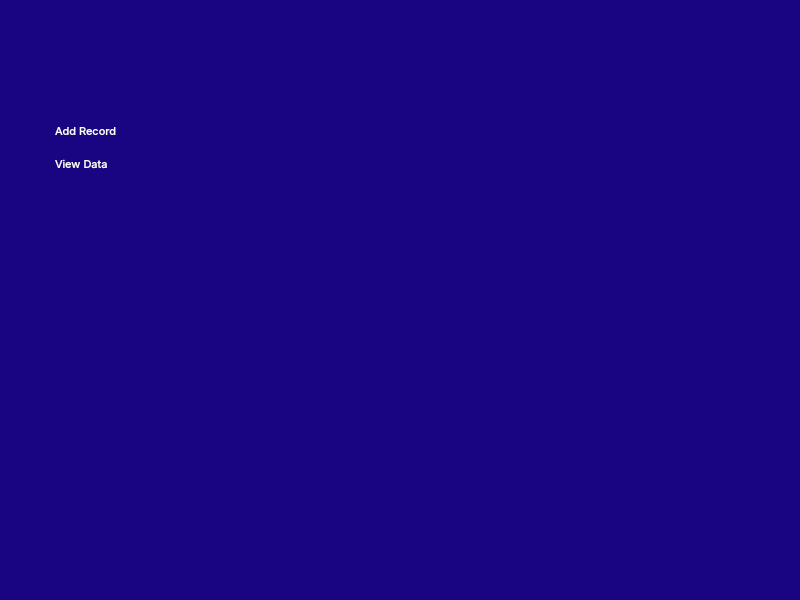
<?xml version="1.0" encoding="UTF-8"?>
<ui version="4.0">
 <class>MainWindow</class>
 <widget class="QMainWindow" name="MainWindow">
  <property name="enabled">
   <bool>true</bool>
  </property>
  <property name="geometry">
   <rect>
    <x>0</x>
    <y>0</y>
    <width>800</width>
    <height>600</height>
   </rect>
  </property>
  <property name="windowTitle">
   <string>MainWindow</string>
  </property>
  <widget class="QWidget" name="centralwidget">
   <widget class="QLabel" name="Logo">
    <property name="geometry">
     <rect>
      <x>18</x>
      <y>30</y>
      <width>131</width>
      <height>51</height>
     </rect>
    </property>
    <property name="text">
     <string/>
    </property>
    <property name="pixmap">
     <pixmap>Fare Master - Add Record Pane/Logo.png</pixmap>
    </property>
   </widget>
   <widget class="QLabel" name="AddRecord">
    <property name="geometry">
     <rect>
      <x>55</x>
      <y>123</y>
      <width>61</width>
      <height>16</height>
     </rect>
    </property>
    <property name="font">
     <font>
      <family>Inter</family>
      <pointsize>8</pointsize>
      <weight>50</weight>
      <bold>false</bold>
     </font>
    </property>
    <property name="styleSheet">
     <string notr="true">color: rgb(255, 255, 255);</string>
    </property>
    <property name="text">
     <string>Add Record</string>
    </property>
   </widget>
   <widget class="QLabel" name="ViewData">
    <property name="geometry">
     <rect>
      <x>55</x>
      <y>156</y>
      <width>61</width>
      <height>16</height>
     </rect>
    </property>
    <property name="font">
     <font>
      <family>Inter</family>
      <pointsize>8</pointsize>
     </font>
    </property>
    <property name="styleSheet">
     <string notr="true">color: rgb(255, 255, 255);</string>
    </property>
    <property name="text">
     <string>View Data</string>
    </property>
   </widget>
   <widget class="QLabel" name="Background">
    <property name="geometry">
     <rect>
      <x>-10</x>
      <y>0</y>
      <width>811</width>
      <height>601</height>
     </rect>
    </property>
    <property name="styleSheet">
     <string notr="true">background-color: rgb(25, 4, 130);</string>
    </property>
    <property name="text">
     <string/>
    </property>
   </widget>
   <widget class="QLabel" name="ProgramInfo">
    <property name="geometry">
     <rect>
      <x>14</x>
      <y>369</y>
      <width>151</width>
      <height>211</height>
     </rect>
    </property>
    <property name="text">
     <string/>
    </property>
    <property name="pixmap">
     <pixmap>Fare Master - Add Record Pane/Information.png</pixmap>
    </property>
   </widget>
   <widget class="QLabel" name="MainShape">
    <property name="geometry">
     <rect>
      <x>169</x>
      <y>-7</y>
      <width>691</width>
      <height>621</height>
     </rect>
    </property>
    <property name="text">
     <string/>
    </property>
    <property name="pixmap">
     <pixmap>Fare Master - Add Record Pane/Welcome.png</pixmap>
    </property>
   </widget>
   <widget class="QLabel" name="AddRecordIcon">
    <property name="geometry">
     <rect>
      <x>30</x>
      <y>121</y>
      <width>16</width>
      <height>21</height>
     </rect>
    </property>
    <property name="text">
     <string/>
    </property>
    <property name="pixmap">
     <pixmap>Fare Master - Add Record Pane/20. Add.png</pixmap>
    </property>
   </widget>
   <widget class="QLabel" name="ViewDataIcon">
    <property name="geometry">
     <rect>
      <x>30</x>
      <y>153</y>
      <width>16</width>
      <height>21</height>
     </rect>
    </property>
    <property name="text">
     <string/>
    </property>
    <property name="pixmap">
     <pixmap>Fare Master - Add Record Pane/11. Folder.png</pixmap>
    </property>
   </widget>
   <widget class="QPushButton" name="btnAddPane">
    <property name="geometry">
     <rect>
      <x>0</x>
      <y>116</y>
      <width>171</width>
      <height>30</height>
     </rect>
    </property>
    <property name="styleSheet">
     <string notr="true">border-radius: 2.92px;
background-color: rgb(25, 4, 130);</string>
    </property>
    <property name="text">
     <string/>
    </property>
   </widget>
   <widget class="QPushButton" name="btnViewData">
    <property name="geometry">
     <rect>
      <x>-2</x>
      <y>149</y>
      <width>171</width>
      <height>30</height>
     </rect>
    </property>
    <property name="styleSheet">
     <string notr="true">border-radius: 2.92px;
background-color: rgb(25, 4, 130);</string>
    </property>
    <property name="text">
     <string/>
    </property>
   </widget>
   <zorder>Background</zorder>
   <zorder>MainShape</zorder>
   <zorder>Logo</zorder>
   <zorder>ProgramInfo</zorder>
   <zorder>btnAddPane</zorder>
   <zorder>AddRecord</zorder>
   <zorder>AddRecordIcon</zorder>
   <zorder>btnViewData</zorder>
   <zorder>ViewDataIcon</zorder>
   <zorder>ViewData</zorder>
  </widget>
 </widget>
 <resources/>
 <connections/>
</ui>
